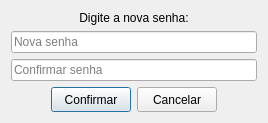
<?xml version="1.0" encoding="UTF-8"?>
<ui version="4.0">
 <class>DialogTrocaSenha</class>
 <widget class="QDialog" name="DialogTrocaSenha">
  <property name="windowTitle">
   <string>Trocar Senha</string>
  </property>
  <layout class="QVBoxLayout" name="verticalLayout">
   <item>
    <widget class="QLabel" name="labelInstrucao">
     <property name="text">
      <string>Digite a nova senha:</string>
     </property>
     <property name="alignment">
      <set>AlignCenter</set>
     </property>
     <property name="wordWrap">
      <bool>true</bool>
     </property>
    </widget>
   </item>
   <item>
    <widget class="QLineEdit" name="lineEditNovaSenha">
     <property name="echoMode">
      <enum>QLineEdit::Password</enum>
     </property>
     <property name="placeholderText">
      <string>Nova senha</string>
     </property>
    </widget>
   </item>
   <item>
    <widget class="QLineEdit" name="lineEditConfirmaSenha">
     <property name="echoMode">
      <enum>QLineEdit::Password</enum>
     </property>
     <property name="placeholderText">
      <string>Confirmar senha</string>
     </property>
    </widget>
   </item>
   <item>
    <layout class="QHBoxLayout" name="horizontalLayoutButtons">
     <item>
      <spacer name="horizontalSpacerLeft">
       <property name="orientation">
        <enum>Qt::Horizontal</enum>
       </property>
       <property name="sizeHint" stdset="0">
        <size>
         <width>40</width>
         <height>20</height>
        </size>
       </property>
      </spacer>
     </item>
     <item>
      <widget class="QPushButton" name="btnConfirmar">
       <property name="text">
        <string>Confirmar</string>
       </property>
       <property name="minimumSize">
        <size>
         <width>80</width>
         <height>25</height>
        </size>
       </property>
      </widget>
     </item>
     <item>
      <widget class="QPushButton" name="btnCancelar">
       <property name="text">
        <string>Cancelar</string>
       </property>
       <property name="minimumSize">
        <size>
         <width>80</width>
         <height>25</height>
        </size>
       </property>
      </widget>
     </item>
     <item>
      <spacer name="horizontalSpacerRight">
       <property name="orientation">
        <enum>Qt::Horizontal</enum>
       </property>
       <property name="sizeHint" stdset="0">
        <size>
         <width>40</width>
         <height>20</height>
        </size>
       </property>
      </spacer>
     </item>
    </layout>
   </item>
  </layout>
 </widget>
 <resources/>
 <connections/>
</ui>
